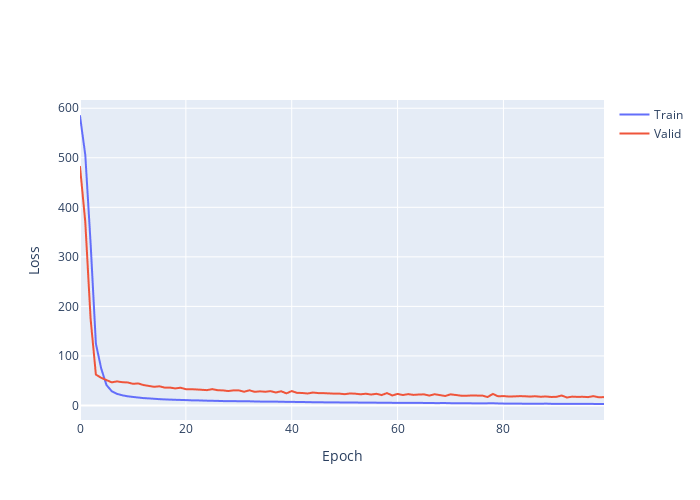

Source (notebook cell):
### Code cell
from plotly.subplots import make_subplots
import plotly.graph_objects as go
fig = go.Figure()
fig.add_trace(go.Scattergl(y = history.history['loss'], name = 'Train'))
fig.add_trace(go.Scattergl(y = history.history['val_loss'], name = 'Valid'))
fig.update_layout(height=500, width=700, xaxis_title='Epoch', yaxis_title='Loss')
fig.show()
